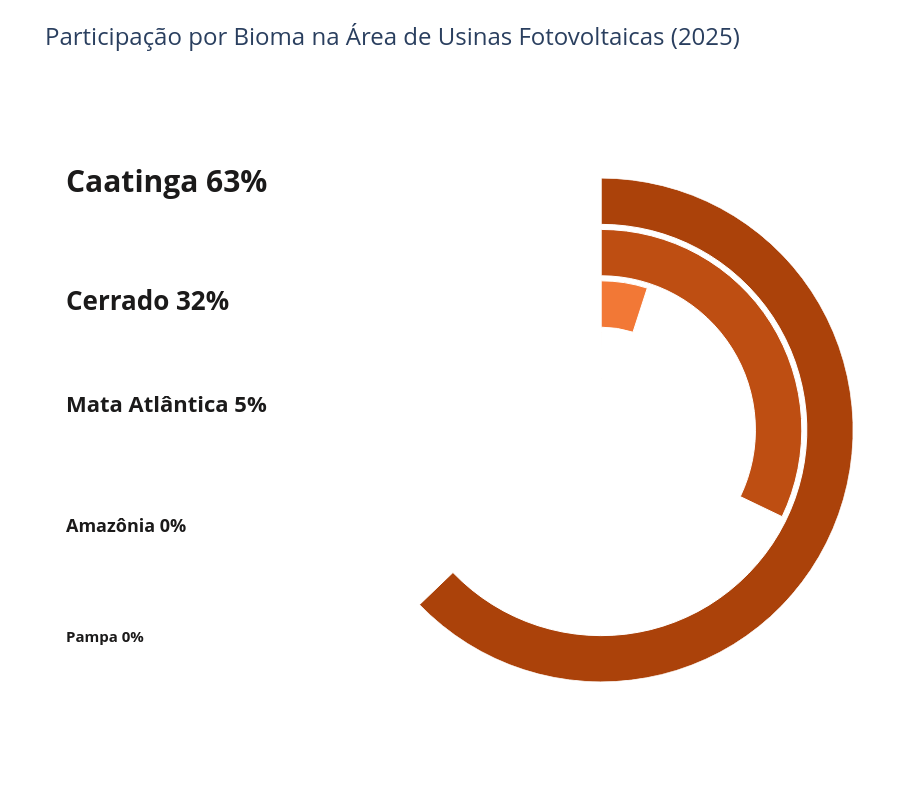

Notebook source saved alongside this figure:
### Code cell
# Célula 13A
# Anéis concêntricos (não fatias de uma mesma pizza): cada bioma ocupa uma
# faixa de raio própria, do maior para o menor (mais externo -> mais
# interno), e todos os arcos partem do mesmo ângulo inicial (0°/12h), com o
# comprimento proporcional à participação do bioma no total de UFV. Por isso
# os arcos ficam com tamanhos bem diferentes entre si (esperado).
import plotly.graph_objects as go

df_bioma = df[df['tipo_region'] == 'bioma']
pivot_bioma = df_bioma.pivot_table(index='year', columns='nome_region', values='area_ha', aggfunc='sum').fillna(0)
ultimo_ano = int(pivot_bioma.index.max())
serie_ultimo_ano = pivot_bioma.loc[ultimo_ano].sort_values(ascending=False)
total_ano = serie_ultimo_ano.sum()

# cores_map já definido na Célula 10 (reaproveitado aqui, como na Célula 13):
# cores_map = {'Caatinga': '#514f4f', 'Cerrado': '#696666', 'Mata Atlântica': '#817e7e', 'Amazônia': '#8d8a8a', 'Pampa': '#999696'}

# Ordem dos anéis (do mais externo ao mais interno) calculada dinamicamente a
# partir dos dados — os 5 biomas de UFV (incluindo Amazônia), não fixos em 4
# nomes como na versão da Eólica.
ORDEM_ANEIS = serie_ultimo_ano.index.tolist()
N = len(ORDEM_ANEIS)
ESPACO = 0.02  # respiro entre um anel e o próximo
ESPESSURA = (1 - (N - 1) * ESPACO) / N  # espessura de cada anel, para o conjunto ocupar de r=0 até r=1

fig_aneis = go.Figure()
for i, bioma in enumerate(ORDEM_ANEIS):
    valor = serie_ultimo_ano.get(bioma, 0)
    frac = valor / total_ano
    arco_graus = frac * 360
    base_raio = 1 - i * (ESPESSURA + ESPACO) - ESPESSURA

    fig_aneis.add_trace(go.Barpolar(
        r=[ESPESSURA],
        theta=[arco_graus / 2],  # todos os arcos começam em 0°; o centro do arco é a metade do seu próprio comprimento
        width=[arco_graus],
        base=[base_raio],
        name=bioma,
        marker=dict(color=cores_map.get(bioma, '#ccc'), line=dict(color='white', width=1)),
        hovertemplate=f'<b>Bioma:</b> {bioma}<br><b>Área:</b> {valor:,.2f} ha<br><b>Participação:</b> {frac*100:.1f}%<extra></extra>',
    ))

# --- rótulos: lista empilhada à esquerda do anel, texto grande e em negrito,
# tamanho decrescente conforme a posição no ranking (não fixo por nome de
# bioma, já que UFV tem 5 biomas em vez dos 4 da Eólica) ---
TAMANHOS_FONTE = np.linspace(30, 15, N)

anotacoes = []
Y_INICIAL, PASSO_Y = 0.90, 0.72 / max(N - 1, 1)
for i, bioma in enumerate(ORDEM_ANEIS):
    valor = serie_ultimo_ano.get(bioma, 0)
    frac = valor / total_ano
    anotacoes.append(dict(
        x=0.04, y=Y_INICIAL - i * PASSO_Y, xref='paper', yref='paper',
        xanchor='left', align='left',
        text=f"<b>{bioma} {frac*100:.0f}%</b>",
        showarrow=False,
        font=dict(size=int(TAMANHOS_FONTE[i]), color='#1b1a1a'),
    ))

fig_aneis.update_layout(
    title_text=f"Participação por Bioma na Área de Usinas Fotovoltaicas ({ultimo_ano})",
    title_font=dict(size=24),
    template="plotly_white",
    width=900, height=800,
    showlegend=False,
    annotations=anotacoes,
    polar=dict(
        # anel deslocado para a direita, deixando espaço à esquerda para os rótulos
        domain=dict(x=[0.38, 0.98], y=[0.05, 0.95]),
        radialaxis=dict(visible=False, range=[0, 1]),
        angularaxis=dict(visible=False, rotation=90, direction='clockwise'),
    ),
    margin=dict(t=90, b=30, l=30, r=30),
)

fig_aneis.show()
if salvar_grafico:
    print("Salvando o grafico com DPI 450")
    salvar_grafico_alta_resolucao(fig_aneis, 'proporcao_area_por_bioma_UFV_aneis_concentricos', dpi=450)

### Figure 1 — Plotly figure (JSON) as saved in the notebook; plotly's stock layout.template omitted (floating-point values rounded to 4 significant figures)
{"data": [{"base": [0.816], "hovertemplate": "<b>Bioma:</b> Caatinga<br><b>Área:</b> 27,173.96 ha<br><b>Participação:</b> 62.8%<extra></extra>", "marker": {"color": "#AB420A", "line": {"color": "white", "width": 1}}, "name": "Caatinga", "r": [0.184], "theta": [113.1], "type": "barpolar", "width": [226.1]}, {"base": [0.612], "hovertemplate": "<b>Bioma:</b> Cerrado<br><b>Área:</b> 13,890.65 ha<br><b>Participação:</b> 32.1%<extra></extra>", "marker": {"color": "#BE4E12", "line": {"color": "white", "width": 1}}, "name": "Cerrado", "r": [0.184], "theta": [57.8], "type": "barpolar", "width": [115.6]}, {"base": [0.408], "hovertemplate": "<b>Bioma:</b> Mata Atlântica<br><b>Área:</b> 2,163.18 ha<br><b>Participação:</b> 5.0%<extra></extra>", "marker": {"color": "#F27836", "line": {"color": "white", "width": 1}}, "name": "Mata Atlântica", "r": [0.184], "theta": [9.001], "type": "barpolar", "width": [18.0]}, {"base": [0.204], "hovertemplate": "<b>Bioma:</b> Amazônia<br><b>Área:</b> 30.67 ha<br><b>Participação:</b> 0.1%<extra></extra>", "marker": {"color": "#F7A173", "line": {"color": "white", "width": 1}}, "name": "Amazônia", "r": [0.184], "theta": [0.1276], "type": "barpolar", "width": [0.2552]}, {"base": [5.551e-17], "hovertemplate": "<b>Bioma:</b> Pampa<br><b>Área:</b> 2.46 ha<br><b>Participação:</b> 0.0%<extra></extra>", "marker": {"color": "#F2B99B", "line": {"color": "white", "width": 1}}, "name": "Pampa", "r": [0.184], "theta": [0.01024], "type": "barpolar", "width": [0.02048]}], "layout": {"annotations": [{"align": "left", "font": {"color": "#1b1a1a", "size": 30}, "showarrow": false, "text": "<b>Caatinga 63%</b>", "x": 0.04, "xanchor": "left", "xref": "paper", "y": 0.9, "yref": "paper"}, {"align": "left", "font": {"color": "#1b1a1a", "size": 26}, "showarrow": false, "text": "<b>Cerrado 32%</b>", "x": 0.04, "xanchor": "left", "xref": "paper", "y": 0.72, "yref": "paper"}, {"align": "left", "font": {"color": "#1b1a1a", "size": 22}, "showarrow": false, "text": "<b>Mata Atlântica 5%</b>", "x": 0.04, "xanchor": "left", "xref": "paper", "y": 0.54, "yref": "paper"}, {"align": "left", "font": {"color": "#1b1a1a", "size": 18}, "showarrow": false, "text": "<b>Amazônia 0%</b>", "x": 0.04, "xanchor": "left", "xref": "paper", "y": 0.36, "yref": "paper"}, {"align": "left", "font": {"color": "#1b1a1a", "size": 15}, "showarrow": false, "text": "<b>Pampa 0%</b>", "x": 0.04, "xanchor": "left", "xref": "paper", "y": 0.18, "yref": "paper"}], "height": 800, "margin": {"b": 30, "l": 30, "r": 30, "t": 90}, "polar": {"angularaxis": {"direction": "clockwise", "rotation": 90, "visible": false}, "domain": {"x": [0.38, 0.98], "y": [0.05, 0.95]}, "radialaxis": {"range": [0, 1], "visible": false}}, "showlegend": false, "title": {"font": {"size": 24}, "text": "Participação por Bioma na Área de Usinas Fotovoltaicas (2025)"}, "width": 900}}
